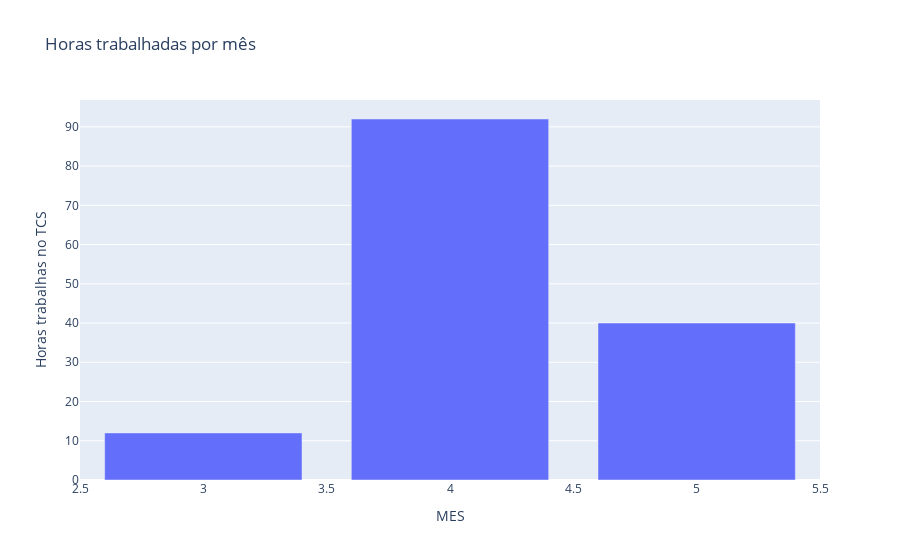

The notebook cell this image was saved under:
### Code cell
df_filtred = df.groupby("MES")["Horas trabalhas no TCS"].sum()
df_filtred = pd.DataFrame(df_filtred)
df_filtred["MES"] = df_filtred.index
df_filtred.index.name = "Indice"
fig_hours_month = px.bar(df_filtred, x="MES", y="Horas trabalhas no TCS", title="Horas trabalhadas por mês")
fig_hours_month.show()

### Figure 1 — Plotly figure (JSON) as saved in the notebook; plotly's stock layout.template omitted (floating-point values rounded to 4 significant figures)
{"data": [{"alignmentgroup": "True", "hovertemplate": "MES=%{x}<br>Horas trabalhas no TCS=%{y}<extra></extra>", "legendgroup": "", "marker": {"color": "#636efa", "pattern": {"shape": ""}}, "name": "", "offsetgroup": "", "orientation": "v", "showlegend": false, "textposition": "auto", "type": "bar", "x": [3, 4, 5], "xaxis": "x", "y": [12, 92, 40], "yaxis": "y"}], "layout": {"autosize": true, "barmode": "relative", "legend": {"tracegroupgap": 0}, "title": {"text": "Horas trabalhadas por mês"}, "xaxis": {"anchor": "y", "autorange": true, "domain": [0, 1], "range": [2.5, 5.5], "title": {"text": "MES"}, "type": "linear"}, "yaxis": {"anchor": "x", "autorange": true, "domain": [0, 1], "range": [0, 96.84], "title": {"text": "Horas trabalhas no TCS"}, "type": "linear"}}}
